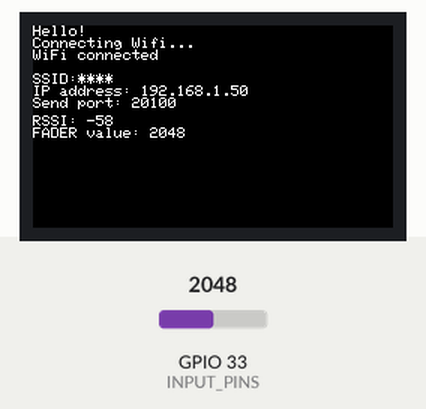
This program was run on a simulated ESP32. Shown: 240×135 colour display. The test bench sets the inputs (shaded band); at power-on: GPIO 33 (INPUT_PINS) = 2048. WiFi joins after 1.5 s; servers stay silent unless stated.

Above: at 3.3 s.
3.4 s: GPIO 33 (INPUT_PINS) set to 2866
4.9 s: GPIO 33 (INPUT_PINS) set to 3603
At 5.4 s:
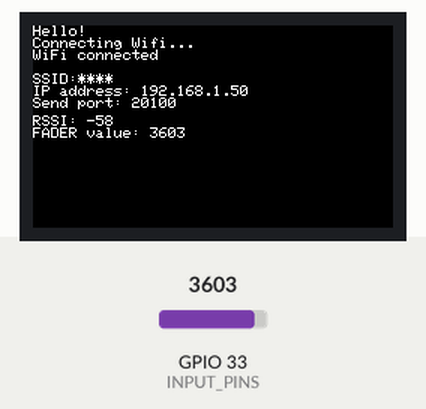
7.9 s: GPIO 33 (INPUT_PINS) set to 4095
At 9.1 s:
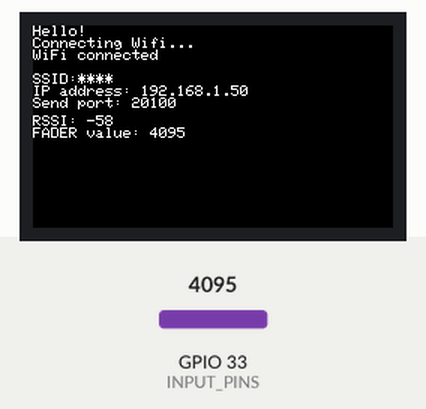
Timing chart, 0 to 10.9 s (numbered marks = the images above; inputs shaded):
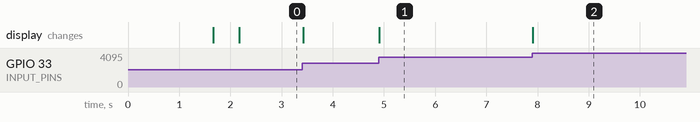

Measured:
- after the input at 4.9 s, the display: changes at once (image 1)
- after the input at 7.9 s, the display: changes at once (image 2)

The program:

main.cpp
```cpp
#include <M5StickCPlus.h>
#include <WiFi.h>
#include <WiFiUdp.h>
#include <WiFiMulti.h>

#include "Fader.hpp"

#define INPUT_PINS 33

//接続先wifi
const char* ssid01 = "****";
const char* pass01 = "*****";

const char* serverAddress = "*****"; //送り先IPアドレス
const int serverPort = 20100;  //送り先のポート番号

const int myPort = 22224;  //このデバイスのポート番号

WiFiMulti wifiMulti;
WiFiUDP wifiUdp;

Fader myFader1(33);

void setup() {
    M5.begin();
    Serial.begin(9600);

    M5.Lcd.setRotation(3);        // Rotate the screen.

    WiFi.disconnect(true, true);  //wifi初期化
    wifiMulti.addAP(ssid01, pass01);

    wifiMulti.addAP("wifi1", "213123"); //add wifi
    M5.Lcd.println("Hello!");
    M5.Lcd.println("Connecting Wifi...");

    while ( wifiMulti.run() != WL_CONNECTED) {
      delay(100);
    }

    M5.lcd.print("WiFi connected\n\nSSID:");
    M5.lcd.println(WiFi.SSID());  // Output Network name.  输出网络名称
    M5.lcd.print("IP address: ");
    M5.lcd.println(WiFi.localIP());
    M5.lcd.print("Send port: ");
    M5.lcd.println(serverPort);

    wifiUdp.begin(myPort);
    delay(500);
}

uint16_t sendUDP(){
  wifiUdp.beginPacket(serverAddress, serverPort); //UDPパケットの開始

  auto faderValue = myFader1.getFaderValue();
  uint8_t arr[sizeof(faderValue)];
  memcpy(arr, &faderValue, sizeof(faderValue));

  wifiUdp.write(arr, sizeof(arr));

  wifiUdp.endPacket();

  return faderValue;
}

void loop() {

    if (wifiMulti.run() == WL_CONNECTED) {  // If the connection to wifi is established

        M5.lcd.setCursor(0, 60);

        M5.lcd.print("RSSI: ");
        M5.lcd.println(WiFi.RSSI());  // Output signal strength.  输出信号强度

        M5.lcd.print("FADER value: ");
        M5.lcd.println(sendUDP());

        delay(1000/60.0); // 60fps

        M5.lcd.fillRect(0, 60, 180, 300, BLACK);  // It's equivalent to partial screen clearance.
    } else {
        // If the connection to wifi is not established successfully.
        M5.lcd.print(".");
        delay(1000);
    }

}
```

Fader.hpp
```cpp
#pragma once
#include <M5StickCPlus.h>

class Fader {

public:
    Fader(uint8_t pin);
    ~Fader();

    uint16_t getFaderValue();

private:
    uint8_t m_pinNumber;

};
```

Fader.cpp
```cpp
#include "Fader.hpp"

Fader::Fader(uint8_t pin){
    m_pinNumber = pin;
}

Fader::~Fader(){

}

uint16_t Fader::getFaderValue(){
    return analogRead(m_pinNumber); // 0 - 4096 (返り値はuint16_tだが、最大値が4096であることに注意)
}
```
